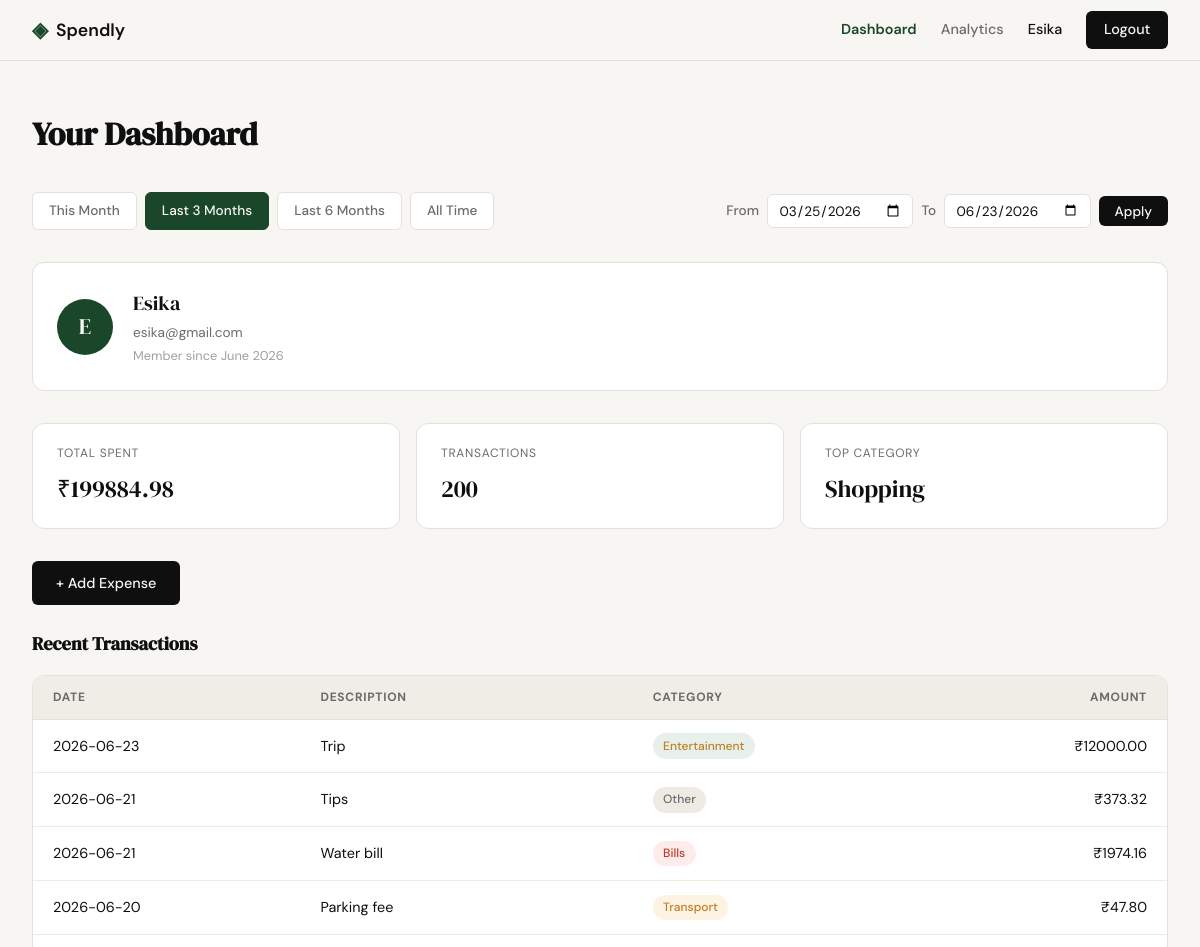
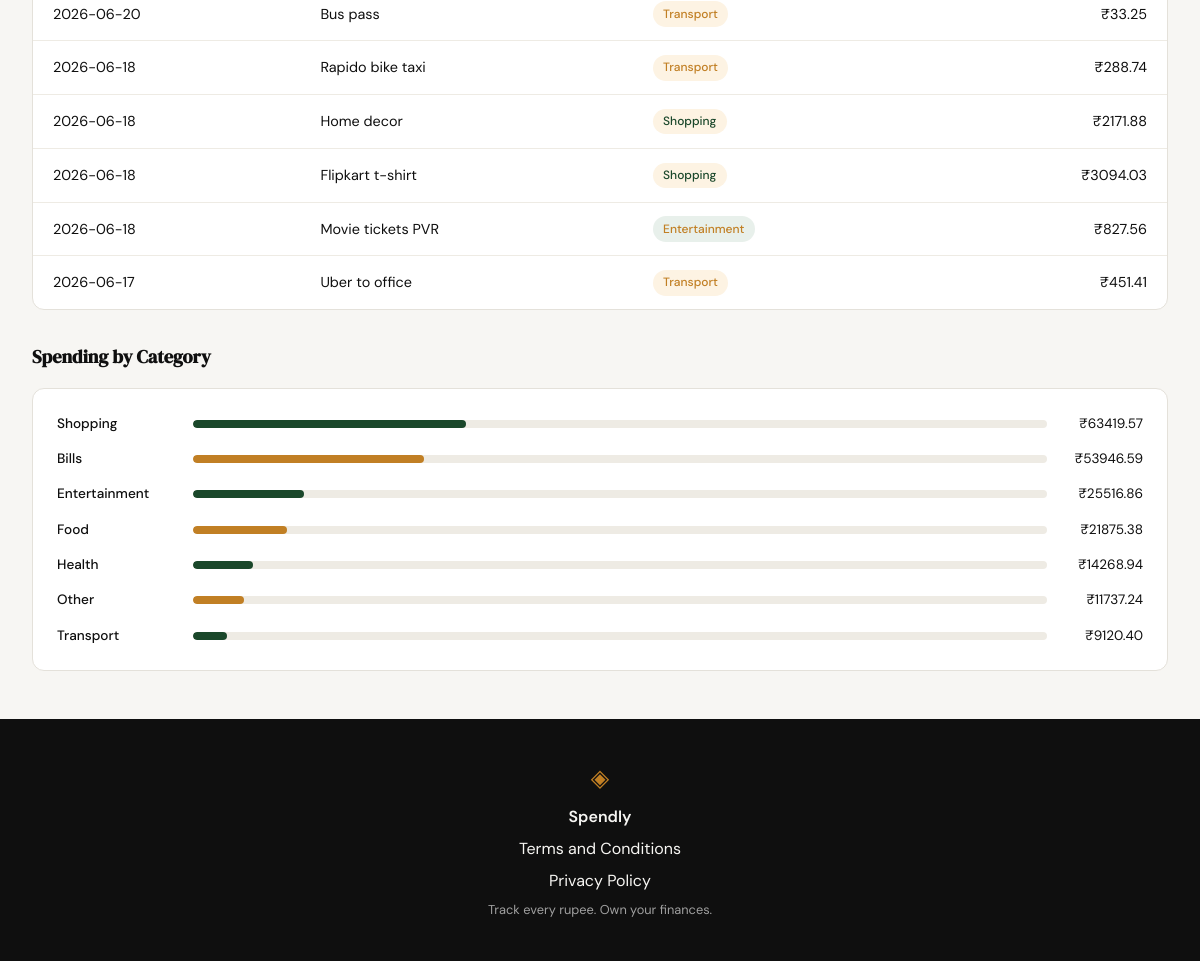
/profile?date_from=2026-03-25&date_to=2026-06-23 (signed in), run on the app's committed database (2 pictures, top to bottom).
### tables this page shows
CREATE TABLE users (
            id            INTEGER PRIMARY KEY AUTOINCREMENT,
            name          TEXT    NOT NULL,
            email         TEXT    UNIQUE NOT NULL,
            password_hash TEXT    NOT NULL,
            created_at    TEXT    DEFAULT (datetime('now'))
        );

CREATE TABLE expenses (
            id          INTEGER PRIMARY KEY AUTOINCREMENT,
            user_id     INTEGER NOT NULL REFERENCES users(id),
            amount      REAL    NOT NULL,
            category    TEXT    NOT NULL,
            date        TEXT    NOT NULL,
            description TEXT,
            created_at  TEXT    DEFAULT (datetime('now'))
        );

### app.py (the view)
@app.route("/profile")
def profile():
    if "user_id" not in session:
        return redirect(url_for("login"))
    user = get_user_by_id(session["user_id"])
    if user is None:
        session.clear()
        return redirect(url_for("login"))
    today = datetime.now()
    this_month_from = today.replace(day=1).strftime("%Y-%m-%d")
    this_month_to = today.strftime("%Y-%m-%d")
    last_3m_from = (today - timedelta(days=90)).strftime("%Y-%m-%d")
    last_3m_to = this_month_to
    last_6m_from = (today - timedelta(days=180)).strftime("%Y-%m-%d")
    last_6m_to = this_month_to
    presets = {
        "this_month": {"from": this_month_from, "to": this_month_to},
        "last_3_months": {"from": last_3m_from, "to": last_3m_to},
        "last_6_months": {"from": last_6m_from, "to": last_6m_to},
    }
    raw_from = request.args.get("date_from", "").strip()
    raw_to = request.args.get("date_to", "").strip()
    date_from = None
    date_to = None
    if raw_from:
        try:
            datetime.strptime(raw_from, "%Y-%m-%d")
            date_from = raw_from
        except ValueError:
            pass
    if raw_to:
        try:
            datetime.strptime(raw_to, "%Y-%m-%d")
            date_to = raw_to
        except ValueError:
            pass
    if date_from and date_to and date_from > date_to:
        flash("Start date must be before end date.")
        date_from = None
        date_to = None
    if date_from == this_month_from and date_to == this_month_to:
        active_preset = "this_month"
    elif date_from == last_3m_from and date_to == last_3m_to:
        active_preset = "last_3_months"
    elif date_from == last_6m_from and date_to == last_6m_to:
        active_preset = "last_6_months"
    elif date_from is None and date_to is None:
        active_preset = "all_time"
    else:
        active_preset = None  # custom range
    summary = get_summary_stats(user["id"], date_from=date_from, date_to=date_to)
    transactions = get_recent_transactions(user["id"], date_from=date_from, date_to=date_to)
    categories = get_category_breakdown(user["id"], date_from=date_from, date_to=date_to)
    return render_template(
        "profile.html",
        user=user,
        summary=summary,
        transactions=transactions,
        categories=categories,
        date_from=date_from or "",
        date_to=date_to or "",
        active_preset=active_preset,
        presets=presets,
    )

### database/db.py (called while the page is built)
def get_db():
    conn = sqlite3.connect(DB_PATH)
    conn.row_factory = sqlite3.Row
    conn.execute("PRAGMA foreign_keys = ON")
    return conn

### database/queries.py (called while the page is built)
def _build_date_filter(user_id, date_from=None, date_to=None):
    conditions = ["user_id = ?"]
    params = [user_id]
    if date_from and date_to:
        conditions.append("date BETWEEN ? AND ?")
        params.extend([date_from, date_to])
    elif date_from:
        conditions.append("date >= ?")
        params.append(date_from)
    elif date_to:
        conditions.append("date <= ?")
        params.append(date_to)
    return " AND ".join(conditions), params

def get_user_by_id(user_id):
    conn = get_db()
    try:
        row = conn.execute(
            "SELECT id, name, email, created_at FROM users WHERE id = ?",
            (user_id,),
        ).fetchone()
        if row is None:
            return None
        date_str = row["created_at"][:10]
        year, month, _ = date_str.split("-")
        MONTH_NAMES = [
            "January", "February", "March", "April", "May", "June",
            "July", "August", "September", "October", "November", "December",
        ]
        member_since = f"{MONTH_NAMES[int(month) - 1]} {year}"
        return {
            "id": row["id"],
            "name": row["name"],
            "email": row["email"],
            "member_since": member_since,
        }
    finally:
        conn.close()

def get_recent_transactions(user_id, limit=10, date_from=None, date_to=None):
    conn = get_db()
    try:
        where, params = _build_date_filter(user_id, date_from, date_to)
        rows = conn.execute(
            f"SELECT date, description, category, amount "
            f"FROM expenses WHERE {where} ORDER BY date DESC LIMIT ?",
            params + [limit],
        ).fetchall()
        return [
            {
                "date": row["date"],
                "description": row["description"],
                "category": row["category"],
                "amount": row["amount"],
            }
            for row in rows
        ]
    finally:
        conn.close()

### templates/profile.html (shortened to what this page needs)
{% extends "base.html" %}
{% block head %}
<link rel="stylesheet" href="{{ url_for('static', filename='css/profile.css') }}">
{% endblock %}
{% block content %}
<div class="profile-page">
    <h1>Your Dashboard</h1>
    <div class="profile-filter-bar" data-active-preset="{{ active_preset }}">
        <a href="{{ url_for('profile', date_from=presets.this_month.from, date_to=presets.this_month.to) }}"
           class="profile-filter-preset {% if active_preset == 'this_month' %}profile-filter-preset--active{% endif %}">
            This Month
        </a>
        <a href="{{ url_for('profile', date_from=presets.last_3_months.from, date_to=presets.last_3_months.to) }}"
           class="profile-filter-preset {% if active_preset == 'last_3_months' %}profile-filter-preset--active{% endif %}">
            Last 3 Months
        </a>
        <a href="{{ url_for('profile', date_from=presets.last_6_months.from, date_to=presets.last_6_months.to) }}"
           class="profile-filter-preset {% if active_preset == 'last_6_months' %}profile-filter-preset--active{% endif %}">
            Last 6 Months
        </a>
        <a href="{{ url_for('profile') }}"
           class="profile-filter-preset {% if active_preset == 'all_time' %}profile-filter-preset--active{% endif %}">
            All Time
        </a>
        <form class="profile-filter-custom" method="GET" action="{{ url_for('profile') }}">
            <label for="date_from">From</label>
            <input type="date" id="date_from" name="date_from" value="{{ date_from }}">
            <label for="date_to">To</label>
            <input type="date" id="date_to" name="date_to" value="{{ date_to }}">
            <button type="submit" class="btn-primary btn-filter-apply">Apply</button>
        </form>
    </div>
    <div class="profile-user-card">
        <div class="profile-avatar">{{ user.name[0]|upper }}</div>
        <div class="profile-user-meta">
            <span class="profile-user-name">{{ user.name }}</span>
            <span class="profile-user-email">{{ user.email }}</span>
            <span class="profile-user-since">Member since {{ user.member_since }}</span>
        </div>
    </div>
    <div class="profile-stats">
        <div class="profile-stat">
            <div class="profile-stat-label">Total Spent</div>
            <div class="profile-stat-value">₹{{ "%.2f"|format(summary.total_spent) }}</div>
        </div>
        <div class="profile-stat">
            <div class="profile-stat-label">Transactions</div>
            <div class="profile-stat-value">{{ summary.transaction_count }}</div>
        </div>
        <div class="profile-stat">
            <div class="profile-stat-label">Top Category</div>
            <div class="profile-stat-value">{{ summary.top_category }}</div>
        </div>
    </div>
    <a href="{{ url_for('add_expense') }}" class="btn-primary" style="display:inline-block;margin-bottom:1.5rem;">+ Add Expense</a>
    <h2 class="profile-section-title">Recent Transactions</h2>
    {% if transactions %}
    <div class="profile-table-wrap">
        <table class="profile-table">
            <thead>
                <tr>
                    <th>Date</th>
                    <th>Description</th>
                    <th>Category</th>
                    <th class="col-amount">Amount</th>
                </tr>
            </thead>
            <tbody>
            {% for tx in transactions %}
                <tr>
                    <td>{{ tx.date }}</td>
                    <td>{{ tx.description }}</td>
                    <td>
                        <span class="profile-badge profile-badge--{{ tx.category|lower }}">
                            {{ tx.category }}
                        </span>
                    </td>
                    <td class="col-amount">₹{{ "%.2f"|format(tx.amount) }}</td>
                </tr>
            {% endfor %}
            </tbody>
        </table>
    </div>
    {% else %}
    <div class="profile-empty">
        No expenses yet. <a href="{{ url_for('add_expense') }}">Add your first expense</a>.
    </div>
    {% endif %}
    {% if categories %}
    <h2 class="profile-section-title">Spending by Category</h2>
    <div class="profile-breakdown">
        {% for cat in categories %}
        <div class="profile-cat-row">
            <span class="profile-cat-name">{{ cat.name }}</span>
            <div class="profile-cat-bar-track">
                <div class="profile-cat-bar {% if loop.index is even %}profile-cat-bar--alt{% endif %}"
                     style="width: {{ cat.pct }}%;">
                </div>
            </div>
            <span class="profile-cat-total">₹{{ "%.2f"|format(cat.amount) }}</span>
        </div>
        {% endfor %}
    </div>
    {% endif %}
</div>
{% endblock %}

### templates/base.html (shortened to what this page needs)
<!DOCTYPE html>
<html lang="en">
<head>
    <link rel="stylesheet" href="{{ url_for('static', filename='css/style.css') }}">
    {% block head %}{% endblock %}
</head>
<body>
    <nav class="navbar">
        <div class="nav-inner">
            <a href="{{ url_for('landing') }}" class="nav-brand">
                <span class="brand-icon">◈</span>
                <span class="brand-name">Spendly</span>
            </a>
            <div class="nav-links">
                {% if "user_id" in session %}
                    <a href="{{ url_for('profile') }}" {% if request.endpoint == 'profile' %}class="nav-link-active"{% endif %}>Dashboard</a>
                    <a href="{{ url_for('analytics') }}" {% if request.endpoint == 'analytics' %}class="nav-link-active"{% endif %}>Analytics</a>
                    <span class="nav-user">{{ session.user_name }}</span>
                    <a href="{{ url_for('logout') }}" class="nav-cta">Logout</a>
                {% else %}
                    <a href="{{ url_for('login') }}">Sign in</a>
                    <a href="{{ url_for('register') }}" class="nav-cta">Get started</a>
                {% endif %}
            </div>
        </div>
    </nav>
    <main class="main-content">
        {% block content %}{% endblock %}
    </main>
    <footer class="footer">
        <div class="footer-inner">
            <span class="brand-icon">◈</span>
            <span class="footer-name">Spendly</span>
            <a href="/terms">Terms and Conditions</a>
            <a href="/privacy">Privacy Policy</a>
            <p class="footer-copy">Track every rupee. Own your finances.</p>
        </div>
    </footer>
</body>
</html>

### static/css/style.css (style rules this page uses)
:root { --ink: #0f0f0f; --ink-soft: #2d2d2d; --ink-muted: #6b6b6b; --ink-faint: #a0a0a0; --paper: #f7f6f3; --paper-warm: #f0ede6; --paper-card: #ffffff; --accent: #1a472a; --accent-light: #e8f0eb; --accent-2: #c17f24; --accent-2-light: #fdf3e3; --danger: #c0392b; --danger-light: #fdecea; --border: #e4e1da; --border-soft: #eeebe4; --font-display: 'DM Serif Display', Georgia, serif; --font-body: 'DM Sans', system-ui, sans-serif; --max-width: 1200px; --auth-width: 440px; --radius-sm: 6px; --radius-md: 12px; --radius-lg: 20px; }
*, *::before, *::after { box-sizing: border-box; margin: 0; padding: 0; }
html { font-size: 16px; scroll-behavior: smooth; }
body { background: var(--paper); color: var(--ink); font-family: var(--font-body); font-size: 1rem; line-height: 1.6; -webkit-font-smoothing: antialiased; }
a { color: inherit; text-decoration: none; }
.navbar { position: sticky; top: 0; z-index: 100; background: var(--paper); border-bottom: 1px solid var(--border); padding: 0 2rem; }
.nav-inner { max-width: var(--max-width); margin: 0 auto; height: 60px; display: flex; align-items: center; justify-content: space-between; }
.nav-brand { display: flex; align-items: center; gap: 0.5rem; font-family: var(--font-body); font-weight: 600; font-size: 1.1rem; color: var(--ink); }
.brand-icon { color: var(--accent); font-size: 1.3rem; }
.brand-name { color: var(--ink); }
.nav-links { display: flex; align-items: center; gap: 1.5rem; font-size: 0.9rem; font-weight: 500; }
.nav-links a { color: var(--ink-muted); transition: color 0.2s; }
.nav-links a.nav-link-active { color: var(--accent); font-weight: 600; }
.nav-cta { background: var(--ink) !important; color: var(--paper) !important; padding: 0.45rem 1.1rem; border-radius: var(--radius-sm); transition: background 0.2s !important; }
.main-content { min-height: calc(100vh - 60px - 100px); }
.btn-primary { display: inline-block; background: var(--ink); color: var(--paper); padding: 0.65rem 1.5rem; border-radius: var(--radius-sm); font-family: var(--font-body); font-size: 0.9rem; font-weight: 500; cursor: pointer; border: none; transition: background 0.2s; text-decoration: none; }
.footer { background: var(--ink); color: var(--paper); padding: 2.5rem 2rem; text-align: center; }
.footer-inner { display: flex; flex-direction: column; align-items: center; gap: 0.4rem; }
.footer .brand-icon { color: var(--accent-2); font-size: 1.5rem; }
.footer-name { font-weight: 600; font-size: 1rem; }
.footer-copy { font-size: 0.8rem; color: var(--ink-faint); }

### data on the page
users: user_name "Esika", name "E", name "Esika", email "esika@gmail.com"
expenses: date "2026-06-23", description "Trip", category "Entertainment", amount "12000.00"
expenses: date "2026-06-21", description "Tips", category "Other", amount "373.32"
expenses: date "2026-06-21", description "Water bill", category "Bills", amount "1974.16"
expenses: date "2026-06-20", description "Parking fee", category "Transport", amount "47.80"
expenses: date "2026-06-20", description "Bus pass", category "Transport", amount "33.25"
expenses: date "2026-06-18", description "Rapido bike taxi", category "Transport", amount "288.74"
expenses: date "2026-06-18", description "Home decor", category "Shopping", amount "2171.88"
expenses: date "2026-06-18", description "Flipkart t-shirt", category "Shopping", amount "3094.03"
expenses: date "2026-06-18", description "Movie tickets PVR", category "Entertainment", amount "827.56"
expenses: date "2026-06-17", description "Uber to office", category "Transport", amount "451.41"

### other printed values
{{ user.member_since }} "June 2026"
{{ "%.2f"|format(summary.total_spent) }} "199884.98"
{{ summary.transaction_count }} "200"
{{ summary.top_category }} "Shopping"
{{ cat.name }} "Shopping" "Bills" "Entertainment" "Food" "Health" "Other" "Transport"
{{ "%.2f"|format(cat.amount) }} "63419.57" "53946.59" "25516.86" "21875.38" "14268.94" "11737.24" "9120.40"
